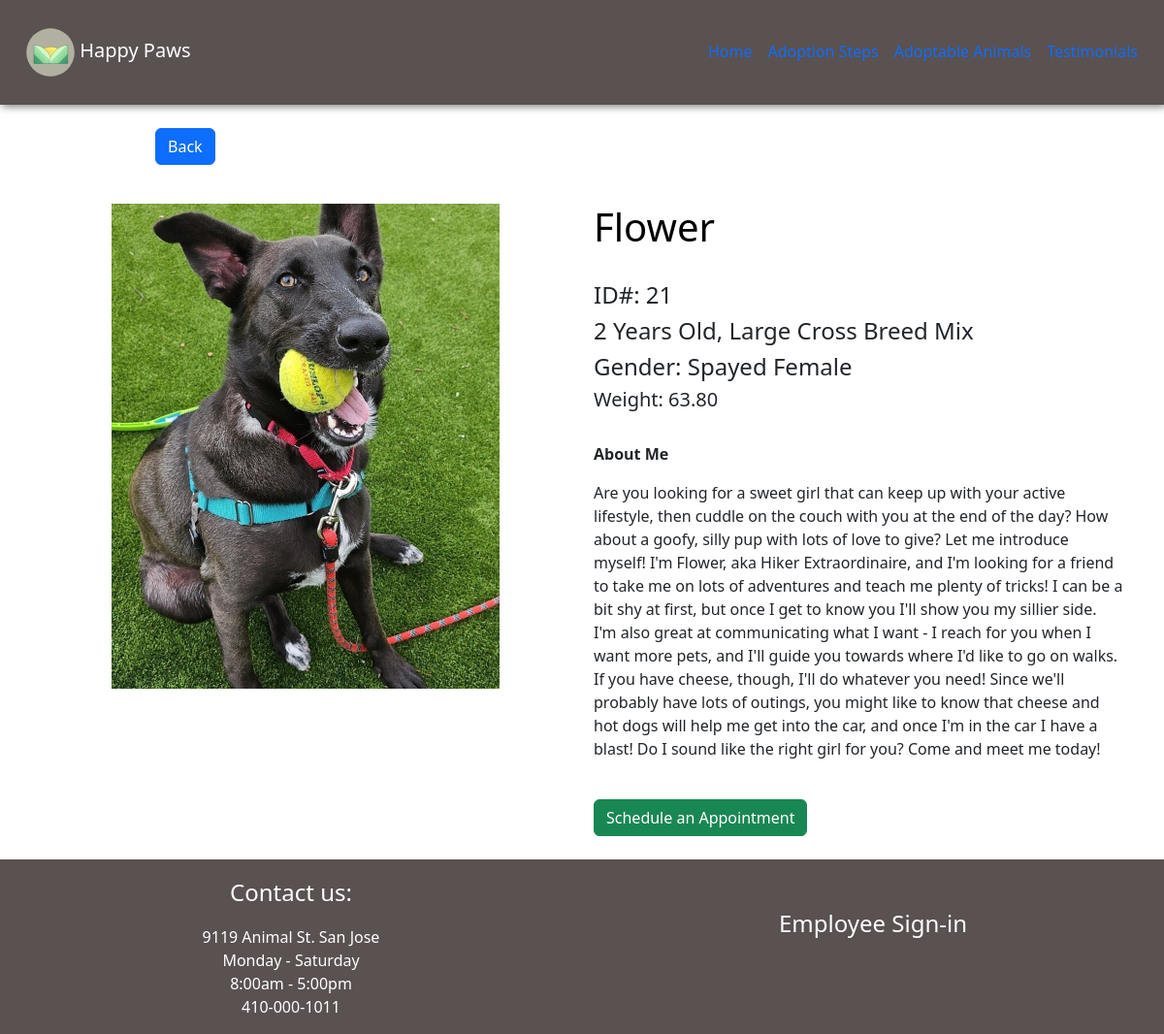
The page /Animals/21 on the database its author committed.
### app.py (models this page shows, shortened)
class Animal(db.Model):
    __tablename__ = 'animals'
    id = db.Column(db.Integer, primary_key=True)
    name = db.Column(db.String(5), nullable=False)
    age = db.Column(db.Integer, nullable=True)
    species = db.Column(db.Integer, nullable=False)
    gender = db.Column(db.Integer, nullable=False)
    breed = db.Column(db.String(150), nullable=True)
    weight = db.Column(db.Numeric, nullable=True)
    description = db.Column(db.Text, nullable=True)
    image_path = db.Column(db.String(), nullable=True)
    date_added = db.Column(db.DateTime, default=datetime.utcnow)

### app.py (the view)
@app.route('/Animals/<int:id>')
def animalpage(id):
    animal = Animal.query.get_or_404(id)
    return render_template('Animalpage.html', animal = animal)

### templates/animalpage.html (shortened to what this page needs)
{% extends "base.html" %}
{%block body%}
<div class="container-fluid p-4" >
    <div class="container ">
        <div class ="row">
            <div class="col" style="padding-left: 130px; padding-bottom: 40px;">
                <a href=" {{url_for('animals')}}" class="btn btn-primary" >Back</a>
            </div>
        </div>
        <div class="row">
          <div class="col text-center">
            {% if animal.image_path %}
            <img src="{{ url_for('static', filename='animal_images/' + animal.image_path)}}" class="card-img-top" alt="animal's image"
            style="max-width: 400px; max-height: 500px; object-fit: cover;">
            {% else %}
            <img src="{{ url_for('static', filename='images/default_image.jpg') }}" class="card-img-top" alt="default image"
            style="max-width: 400px; max-height: 500px; object-fit: cover;">
            {% endif %}
          </div>
          <div class="col">
            <h1 style="text-align: left"> {{animal.name}} </h1>
            <h4> ID#: {{animal.id}} </h4>
            <h4> {{animal.age}} Years Old,
                {% if animal.breed %}
                {{ animal.breed }}
                {% else %}
                Breed Unknown
                {% endif %}
            </h4>
            <h4> Gender:
                {% if animal.gender==0 %}
                  Male
                {% elif animal.gender==1 %}
                  Female
                {% elif animal.gender==2 %}
                  Neutered Male
                {% elif animal.gender==3 %}
                  Spayed Female
                {% endif %}
            </h4>
            <h5> Weight: {{'%0.2f'|format(animal.weight|float)}} </h5>
            <p style="font-weight: bold; font-size: 20;"> About Me </p>
            <p> {{ animal.description }} </p>
            <a href="{{url_for('schedule', id=animal.id)}}" class="btn btn-success" > Schedule an Appointment </a>
          </div>
        </div>
    </div>
</div>
{%endblock%}

### static/styles/main.css (style rules this page uses)
h1 { text-align: center; color: black; }

### rows shown on the page
Animal: image_path (picture), name "Flower", id "21", age "2", breed "Large Cross Breed Mix", weight "63.80", description "Are you looking for a sweet girl that can keep up with your active lifestyle, then cuddle on the couch with you at the end of the day? How about a goofy, silly pup with lots of love to give? Let me introduce myself! I'm Flower, aka Hiker Extraordinaire, and I'm looking for a friend to take me on lots of adventures and teach me plenty of tricks! I can be a bit shy at first, but once I get to know you I'll show you my sillier side. I'm also great at communicating what I want - I reach for you when I want more pets, and I'll guide you towards where I'd like to go on walks. If you have cheese, though, I'll do whatever you need! Since we'll probably have lots of outings, you might like to know…"
